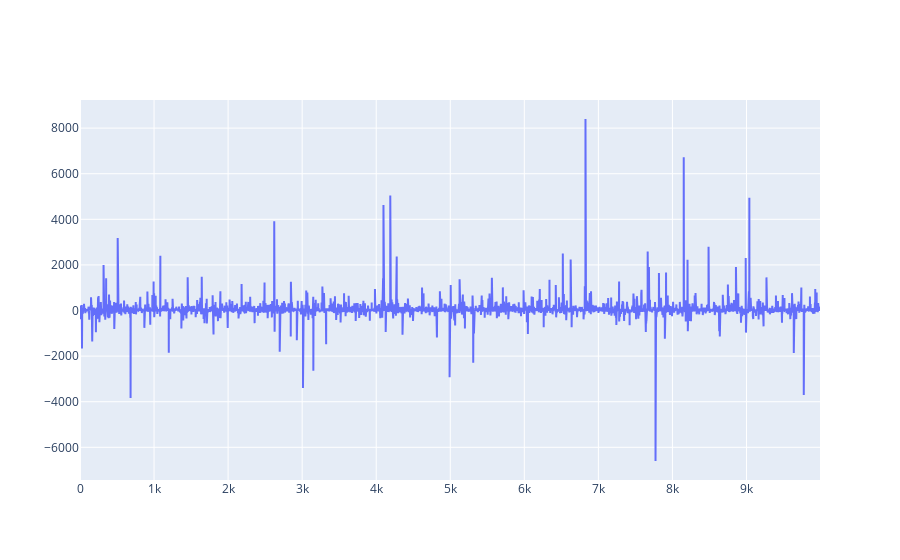

Notebook code cell kept with this figure:
### Code cell
#Scatter Plot
fig = go.Figure(data=go.Scatter(y=data.Profit))
fig.show()

### Figure 1 — Plotly figure (JSON) as saved in the notebook; plotly's stock layout.template omitted (floating-point values rounded to 4 significant figures; data arrays with more than 128 entries replaced by an {"elided": "..."} marker saying what was removed)
{"data": [{"type": "scatter", "y": {"elided": "9994 float values"}}], "layout": {}}
